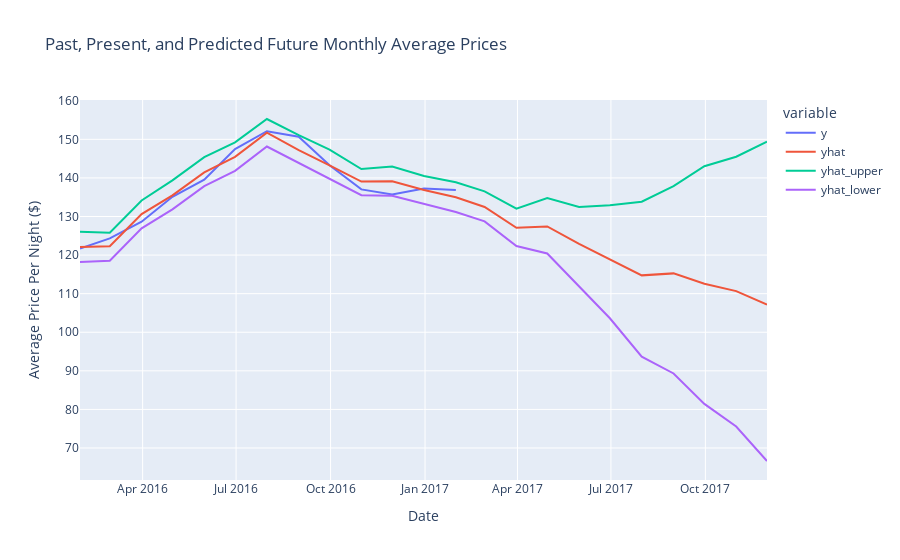

Notebook cell for this chart:
### Code cell
px.line(previous_future_prices,
        title="Past, Present, and Predicted Future Monthly Average Prices",
        labels={'value':'Average Price Per Night ($)', 'ds':'Date'})

### Figure 1 — Plotly figure (JSON) as saved in the notebook; plotly's stock layout.template omitted (floating-point values rounded to 4 significant figures)
{"data": [{"hovertemplate": "variable=y<br>Date=%{x}<br>Average Price Per Night ($)=%{y}<extra></extra>", "legendgroup": "y", "line": {"color": "#636efa", "dash": "solid"}, "mode": "lines", "name": "y", "orientation": "v", "showlegend": true, "type": "scatter", "x": ["2016-01-31T00:00:00", "2016-02-29T00:00:00", "2016-03-31T00:00:00", "2016-04-30T00:00:00", "2016-05-31T00:00:00", "2016-06-30T00:00:00", "2016-07-31T00:00:00", "2016-08-31T00:00:00", "2016-09-30T00:00:00", "2016-10-31T00:00:00", "2016-11-30T00:00:00", "2016-12-31T00:00:00", "2017-01-31T00:00:00", "2017-02-28T00:00:00", "2017-03-31T00:00:00", "2017-04-30T00:00:00", "2017-05-31T00:00:00", "2017-06-30T00:00:00", "2017-07-31T00:00:00", "2017-08-31T00:00:00", "2017-09-30T00:00:00", "2017-10-31T00:00:00", "2017-11-30T00:00:00"], "xaxis": "x", "y": [121.7, 124.3, 128.6, 135.1, 139.5, 147.5, 152.1, 150.7, 143.3, 137.0, 135.7, 137.2, 136.8, null, null, null, null, null, null, null, null, null, null], "yaxis": "y"}, {"hovertemplate": "variable=yhat<br>Date=%{x}<br>Average Price Per Night ($)=%{y}<extra></extra>", "legendgroup": "yhat", "line": {"color": "#EF553B", "dash": "solid"}, "mode": "lines", "name": "yhat", "orientation": "v", "showlegend": true, "type": "scatter", "x": ["2016-01-31T00:00:00", "2016-02-29T00:00:00", "2016-03-31T00:00:00", "2016-04-30T00:00:00", "2016-05-31T00:00:00", "2016-06-30T00:00:00", "2016-07-31T00:00:00", "2016-08-31T00:00:00", "2016-09-30T00:00:00", "2016-10-31T00:00:00", "2016-11-30T00:00:00", "2016-12-31T00:00:00", "2017-01-31T00:00:00", "2017-02-28T00:00:00", "2017-03-31T00:00:00", "2017-04-30T00:00:00", "2017-05-31T00:00:00", "2017-06-30T00:00:00", "2017-07-31T00:00:00", "2017-08-31T00:00:00", "2017-09-30T00:00:00", "2017-10-31T00:00:00", "2017-11-30T00:00:00"], "xaxis": "x", "y": [122.1, 122.3, 130.6, 135.5, 141.4, 145.5, 151.7, 147.2, 143.3, 139.0, 139.1, 136.9, 135.0, 132.5, 127.1, 127.4, 122.9, 119.0, 114.7, 115.3, 112.6, 110.7, 107.2], "yaxis": "y"}, {"hovertemplate": "variable=yhat_upper<br>Date=%{x}<br>Average Price Per Night ($)=%{y}<extra></extra>", "legendgroup": "yhat_upper", "line": {"color": "#00cc96", "dash": "solid"}, "mode": "lines", "name": "yhat_upper", "orientation": "v", "showlegend": true, "type": "scatter", "x": ["2016-01-31T00:00:00", "2016-02-29T00:00:00", "2016-03-31T00:00:00", "2016-04-30T00:00:00", "2016-05-31T00:00:00", "2016-06-30T00:00:00", "2016-07-31T00:00:00", "2016-08-31T00:00:00", "2016-09-30T00:00:00", "2016-10-31T00:00:00", "2016-11-30T00:00:00", "2016-12-31T00:00:00", "2017-01-31T00:00:00", "2017-02-28T00:00:00", "2017-03-31T00:00:00", "2017-04-30T00:00:00", "2017-05-31T00:00:00", "2017-06-30T00:00:00", "2017-07-31T00:00:00", "2017-08-31T00:00:00", "2017-09-30T00:00:00", "2017-10-31T00:00:00", "2017-11-30T00:00:00"], "xaxis": "x", "y": [126.0, 125.8, 134.1, 139.4, 145.4, 149.2, 155.3, 151.1, 147.3, 142.3, 142.9, 140.5, 138.9, 136.5, 132.0, 134.8, 132.5, 132.9, 133.8, 137.9, 143.0, 145.5, 149.4], "yaxis": "y"}, {"hovertemplate": "variable=yhat_lower<br>Date=%{x}<br>Average Price Per Night ($)=%{y}<extra></extra>", "legendgroup": "yhat_lower", "line": {"color": "#ab63fa", "dash": "solid"}, "mode": "lines", "name": "yhat_lower", "orientation": "v", "showlegend": true, "type": "scatter", "x": ["2016-01-31T00:00:00", "2016-02-29T00:00:00", "2016-03-31T00:00:00", "2016-04-30T00:00:00", "2016-05-31T00:00:00", "2016-06-30T00:00:00", "2016-07-31T00:00:00", "2016-08-31T00:00:00", "2016-09-30T00:00:00", "2016-10-31T00:00:00", "2016-11-30T00:00:00", "2016-12-31T00:00:00", "2017-01-31T00:00:00", "2017-02-28T00:00:00", "2017-03-31T00:00:00", "2017-04-30T00:00:00", "2017-05-31T00:00:00", "2017-06-30T00:00:00", "2017-07-31T00:00:00", "2017-08-31T00:00:00", "2017-09-30T00:00:00", "2017-10-31T00:00:00", "2017-11-30T00:00:00"], "xaxis": "x", "y": [118.2, 118.5, 126.9, 131.9, 137.9, 141.8, 148.1, 143.8, 139.9, 135.5, 135.4, 133.4, 131.2, 128.7, 122.3, 120.4, 111.8, 103.6, 93.66, 89.32, 81.43, 75.57, 66.63], "yaxis": "y"}], "layout": {"legend": {"title": {"text": "variable"}, "tracegroupgap": 0}, "title": {"text": "Past, Present, and Predicted Future Monthly Average Prices"}, "xaxis": {"anchor": "y", "domain": [0, 1], "title": {"text": "Date"}}, "yaxis": {"anchor": "x", "domain": [0, 1], "title": {"text": "Average Price Per Night ($)"}}}}
